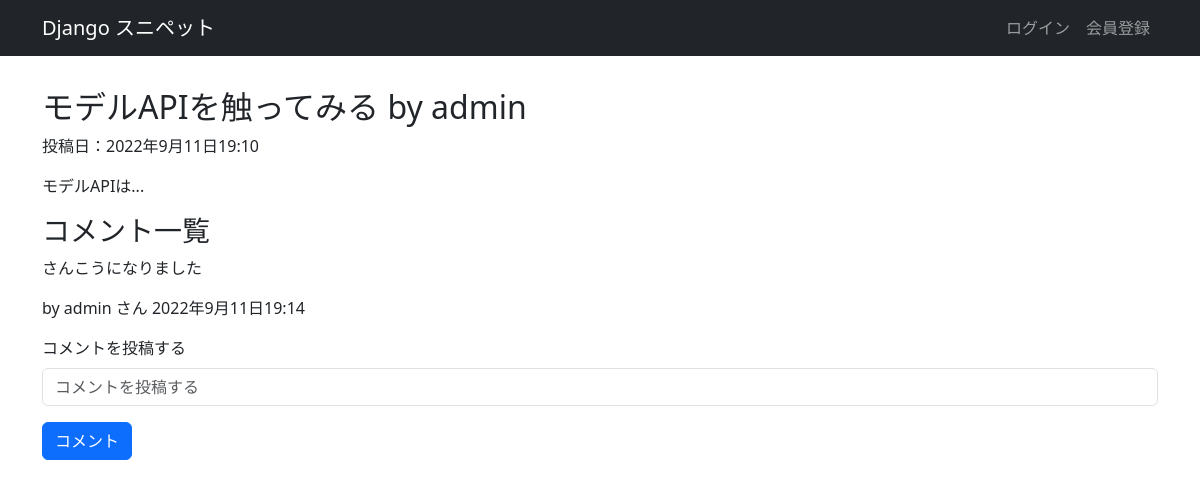
The app's page /snippets/5/ with its own data.
### snippets/models.py (models this page shows, shortened)
class Snippet(models.Model):
    title = models.CharField("タイトル", max_length=128)
    code = models.TextField("コード", blank=True)
    description = models.TextField(
        "説明",
        null=False,  # nullは許容しない
        default="",  # デフォルトは空文字
        blank=True,  # バリデーション処理に使用
    )
    is_draft = models.BooleanField("Draft", default=True)
    created_by = models.ForeignKey(
        settings.AUTH_USER_MODEL, verbose_name="投稿者", on_delete=models.CASCADE
    )
    created_at = models.DateTimeField("投稿日", auto_now_add=True)
    updated_at = models.DateTimeField("更新日", auto_now=True)
    objects = SnippetQuerySet.as_manager()
    drafts = DraftSnippetManager()
    class Meta:
        db_table = "snippets"

class Comment(models.Model):
    text = models.CharField("コメントを投稿する", max_length=128)
    commented_at = models.DateTimeField("投稿日", auto_now_add=True)
    commented_to = models.ForeignKey(
        Snippet, verbose_name="スニペット", on_delete=models.CASCADE
    )
    commented_by = models.ForeignKey(
        settings.AUTH_USER_MODEL, verbose_name="投稿者", on_delete=models.CASCADE
    )
    class Meta:
        db_table = "comments"

### snippets/views.py (the view, shortened to what this page needs)
# urls.py: path("<int:snippet_id>/", snippet_detail, name="snippet_detail"),
def snippet_detail(request, snippet_id):
    snippet = get_object_or_404(Snippet, pk=snippet_id)
    comments = Comment.objects.filter(commented_to=snippet)
    form = CommentForm()
    return render(
        request,
        "snippets/snippet_detail.html",
        {"snippet": snippet, "comments": comments, "form": form},
    )

### snippets/forms.py
class CommentForm(forms.ModelForm):
    class Meta:
        model = Comment
        fields = ("text", )

### snippets/templates/snippets/snippet_detail.html (shortened to what this page needs)
{% extends "base.html" %}
{% load pygmentize %}
{% load django_bootstrap5 %}
{% block main %}
  <h2>{{ snippet.title }} by {{ snippet.created_by.username }}</h2>
  <div class="snippet-date">
    投稿日：{{ snippet.created_at|date:"DATETIME_FORMAT" }}
  </div>
  <p>{{ snippet.description|urlize }}</p>
  <div class="comment-list-container">
    {% if comments.length != 0 %}
      <h3>コメント一覧</h3>
      {% for comment in comments %}
        <div class="comment-container">
          <p>{{ comment.text }}</p>
          <p>by {{ comment.commented_by }} さん {{ comment.commented_at }}</p>
        </div>
      {% endfor %}
    {% endif %}
    <div class="comment-field">
      <form method="post">
        {% bootstrap_form form %}
        {% bootstrap_button button_type="submit" content="コメント" %}
      </form>
    </div>
  </div>
{% endblock main %}

### snippets/static/snippets/css/style.css (style rules this page uses)
.snippet-date { margin-bottom: 1rem; }

### records on screen
Snippet: title "モデルAPIを触ってみる", created_by.username "admin", created_at "2022年9月11日19:10", description "モデルAPIは..."
Comment: text "さんこうになりました", commented_by "admin", commented_at "2022年9月11日19:14"
